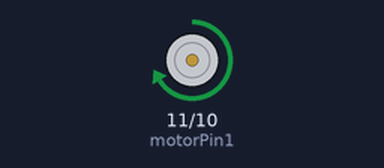
A sketch run on a simulated Arduino Uno, built with avr-gcc and run on an emulated ATmega328P. On the bench: motor-driver pin pairs drawn as motors (green arrow = first pin HIGH = forward, orange = second pin HIGH = backward, longer = more drive).

Above: at 0.5 s.
Timing chart, 0 to 4.6 s (numbered marks = the images above):
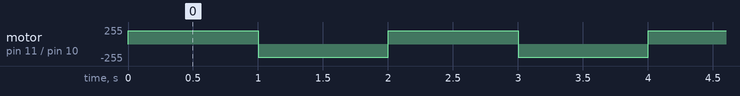

Measured:
- by itself, motor on pin 11 (motorPin1) / pin 10 (motorPin2): alternates forward 200/255 for 1.0 s and backward 200/255 for 1.0 s

The sketch:

Lesson_11_DC_Motor_Control.ino
```cpp
const int motorPin1 = 11; // Labels pin 11 as motorPin1
const int motorPin2 = 10; // Labels pin 10 as motorPin2

void setup() {
  pinMode(motorPin1, OUTPUT); // Initalizes motorPin1 as an output
  pinMode(motorPin2, OUTPUT); // Initalizes motorPin2 as an output
}

void loop() {
  clockwise(200); // Rotate clockwise
  delay(1000); // Wait for 1 second
  counterclockwise(200); // Rotate counterclockwise
  delay(1000); // Wait for 1 second
}

void clockwise(int speed) {
  analogWrite(motorPin1, speed); // Set the speed of the motor
  analogWrite(motorPin2, 0); // Cut power from motorPin2
}

void counterclockwise(int speed) {
  analogWrite(motorPin2, speed); // Set the speed of the motor
  analogWrite(motorPin1, 0); // Cut power from motorPin1
}
```
